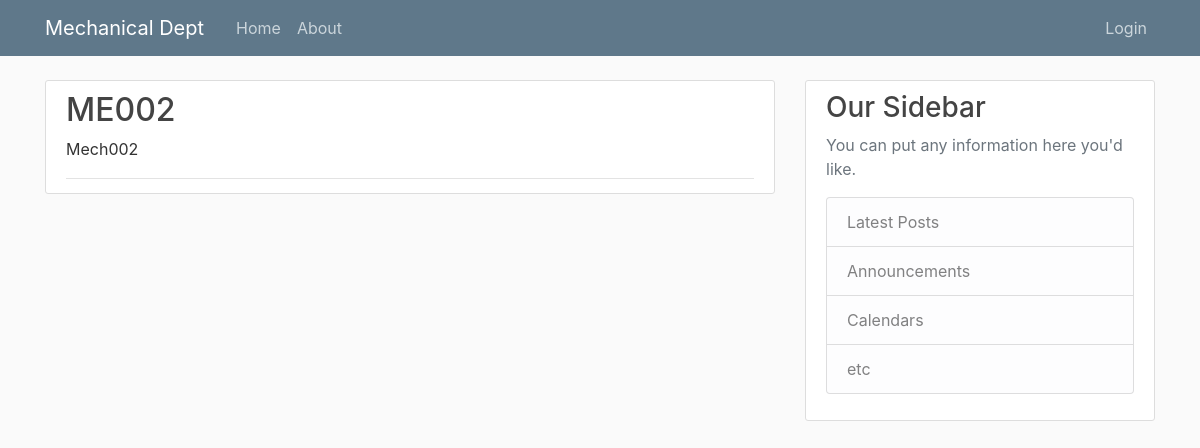
The page /course/1 on the database as committed earlier.
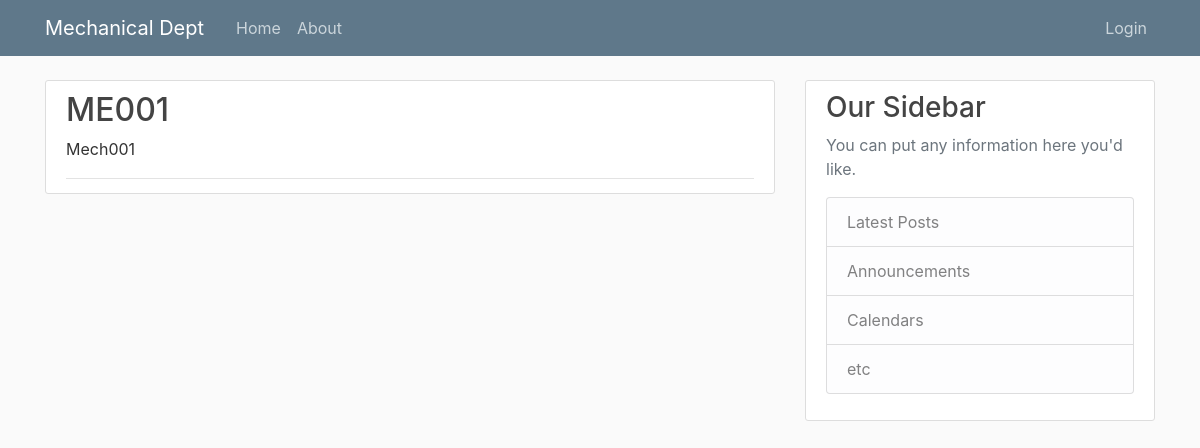
The same page on the database as committed later.
### flaskblog/models.py (models this page shows, shortened)
class Course(db.Model):
    id = db.Column(db.Integer, primary_key=True)
    course_code = db.Column(db.String(10), nullable=False)
    course_name = db.Column(db.String(100), nullable=True)

### flaskblog/routes.py (the view)
@app.route("/course/<int:course_id>")
def course(course_id):
    course = Course.query.get_or_404(course_id)
    return render_template('course.html', title=course.course_code, course=course)

### flaskblog/templates/course.html (shortened to what this page needs)
{% extends "layout.html" %}
{% block content %}
  <article class="media content-section">
    <div class="media-body">
      <h2 class="article-title">{{ course.course_code }}</h2>
      <p class="article-content">{{ course.course_name }}</p>
      <div class="article-metadata">
      </div>
    </div>
  </article>
{% endblock content %}

### flaskblog/templates/layout.html (shortened to what this page needs)
<!doctype html>
<html lang="en">
  <head>
    <link rel="stylesheet" href="https://maxcdn.bootstrapcdn.com/bootstrap/4.0.0/css/bootstrap.min.css">
    <link rel="stylesheet" type="text/css" href="{{ url_for('static', filename='main.css') }}">
</head>
  <body>
    <header class="site-header">
        <nav class="navbar navbar-expand-md navbar-dark bg-steel fixed-top">
          <div class="container">
            <a class="navbar-brand mr-4" href="/">Mechanical Dept</a>
            <div class="collapse navbar-collapse" id="navbarToggle">
              <div class="navbar-nav mr-auto">
                <a class="nav-item nav-link" href="{{ url_for('home') }}">Home</a>
                <a class="nav-item nav-link" href="{{ url_for('about') }}">About</a>
              </div>
              <div class="navbar-nav">
                {% if current_user.is_authenticated %}
                  {% if current_user.role == 'admin' %}
                    <a class="nav-item nav-link" href="{{ url_for('allotment') }}">Allotment</a>
                  {% endif %}
                  <a class="nav-item nav-link" href="{{ url_for('account') }}">Account</a>
                  <a class="nav-item nav-link" href="{{ url_for('logout') }}">Logout</a>
                {% else %}
                  <a class="nav-item nav-link" href="{{ url_for('login') }}">Login</a>
                {% endif %}
              </div>
            </div>
          </div>
        </nav>
    </header>
    <main role="main" class="container">
        <div class="row">
          <div class="col-md-8">
            {% block content %}{% endblock %}
          </div>
          <div class="col-md-4">
            <div class="content-section">
              <h3>Our Sidebar</h3>
              <p class='text-muted'>You can put any information here you'd like.
                <ul class="list-group">
                  <li class="list-group-item list-group-item-light">Latest Posts</li>
                  <li class="list-group-item list-group-item-light">Announcements</li>
                  <li class="list-group-item list-group-item-light">Calendars</li>
                  <li class="list-group-item list-group-item-light">etc</li>
                </ul>
              </p>
            </div>
          </div>
        </div>
    </main>
  </body>
</html>

### flaskblog/static/main.css (style rules this page uses)
body { background: #fafafa; color: #333333; margin-top: 5rem; }
h1, h2, h3, h4, h5, h6 { color: #444444; }
.bg-steel { background-color: #5f788a; }
.site-header .navbar-nav .nav-link { color: #cbd5db; }
.content-section { background: #ffffff; padding: 10px 20px; border: 1px solid #dddddd; border-radius: 3px; margin-bottom: 20px; }
.article-title { color: #444444; }
.article-content { white-space: pre-line; }
.article-metadata { padding-bottom: 1px; margin-bottom: 4px; border-bottom: 1px solid #e3e3e3 }

Rows that differ between the two databases and show on the page:
changed Course: course_code "ME002" → "ME001"; course_name "Mech002" → "Mech001"
